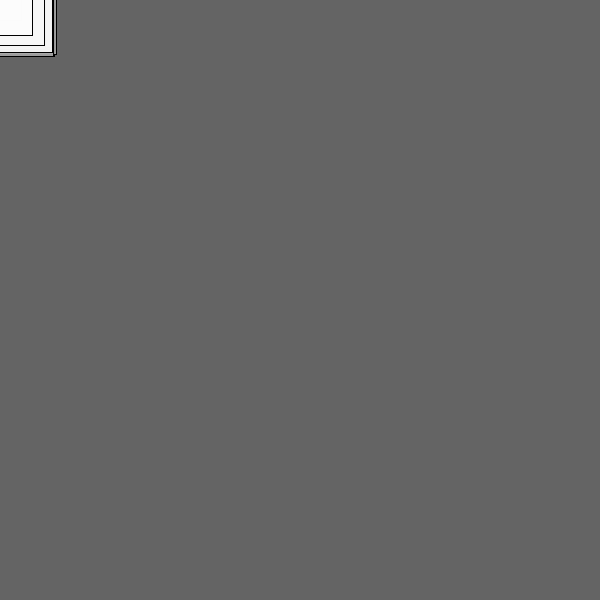
Frame 1 (no input)
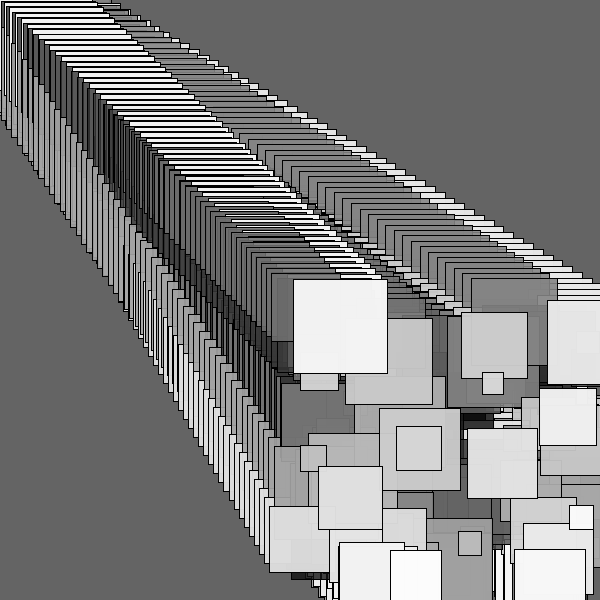
Frame 60 (the mouse pressed at the canvas centre just before this capture)
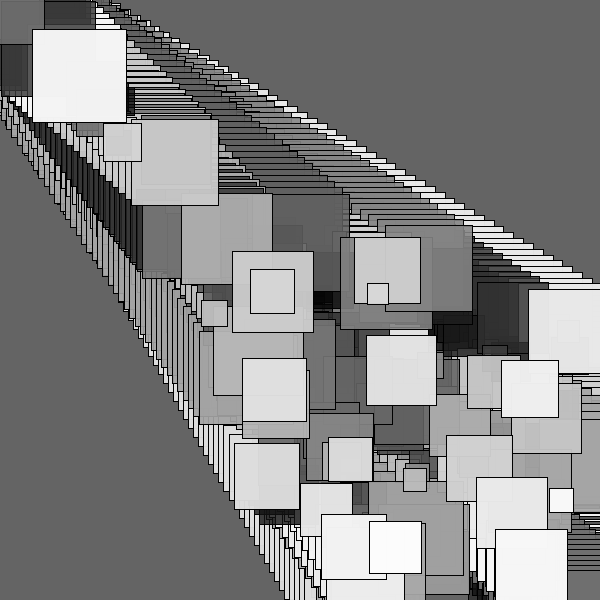
Frame 120 (the mouse held since frame 60 and released just before this capture)

The Processing sketch that drew these frames (run headless with seeded random() and noise(); from frame 60 on, the mouse is pressed at the canvas centre):

// Processing sketch: sketch_17
// ── sketch_17.pde
// this array creates two arrays of floats but with 
// no size, and with no effect in the draw loop. 

// fix the sketch so that the arrays have some size 
// and values, and are then used to draw something to 
// the screen in the draw loop. 

// finally, add behavior that changes the value of each 
// float in the loop every frame. try to add more arrays 
// (for colors, angles, etc) if there is behavior that 
// you want to change that doesn't involve positions.

int num = 100;
float[] xPositions = new float[num];
float[] yPositions = new float[num];
float[] siz = new float[num];
float[] dx = new float[num];
float[] dy = new float[num];

void setup() {
  size(600, 600);
  background(100);
  for (int i = 0; i < xPositions.length; i++) {
    xPositions[i] = 0;
    yPositions[i] = 0;
    siz[i] = random(20,100);
    dx[i] = random(5,10);
    dy[i] = random(5,10);
  }
}

void draw() {
  rectMode(CENTER);
  for (int i = 0; i < xPositions.length; i++) {
    float c = map(i, 0, xPositions.length, 0, 255);
    float o = map(i, 0, xPositions.length, 200, 255);
    xPositions[i] += dx[i];
    yPositions[i] += dy[i];
      fill(c, o);
      rect(xPositions[i], yPositions[i], siz[i], siz[i]);
      if (xPositions[i]>width || yPositions[i]>height){
        xPositions[i] = 0;
        yPositions[i] = 0;
      }
  }
}
